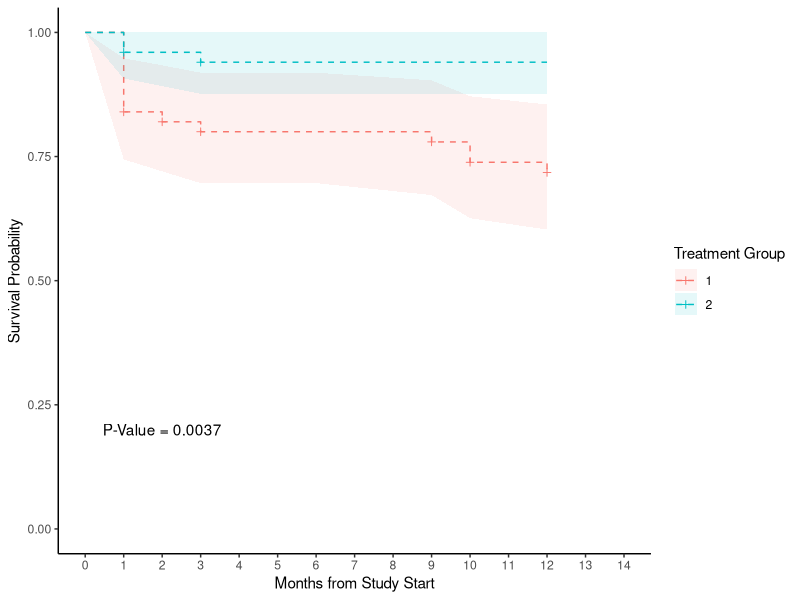

R code for this plot:
## ---- chunk 1
library("dplyr")
library("ggplot2")
library("survival")
## ---- chunk 2
set.seed(4231)
cnsr <- sample(c(0,1,1,1,1),100, replace = TRUE) # Randomly sample 100 observation with 1/5 chance of censored
subid <- 1000:1099
treatn <- c(rep(1,50), rep(2,50))
time <- c(rweibull(n = 50, scale = 100, shape = 0.5),rweibull(n = 50, scale = 600, shape = 0.5))
timetoevent <- data.frame(cnsr, subid, treatn,time)
timetoevent$time <- round(timetoevent$time)
timetoevent$time <- ifelse(timetoevent$time == 0, 1, timetoevent$time)
timetoevent$cnsr <- ifelse(timetoevent$time > 12, 0, timetoevent$cnsr)
timetoevent$time <- ifelse(timetoevent$time > 12, 12, timetoevent$time)
## ---- chunk 3
model <- survfit(Surv(time, cnsr) ~ treatn, data = timetoevent)
inference <- survdiff(Surv(time, cnsr) ~ treatn, data = timetoevent)
grp <- c(rep(1,model$strata[1]) , rep(2,model$strata[2]))
kp_est <- data.frame(model$time,model$surv, grp , model$lower, model$upper)
kp_est$cnsr <- 0
kp_est$cnsr[
  kp_est$model.time %in% unique(timetoevent$time[timetoevent$cnsr == 1 & 
                                                   timetoevent$treatn == 1]) & kp_est$grp == 1] <- 1
kp_est$cnsr[
  kp_est$model.time %in% unique(timetoevent$time[timetoevent$cnsr == 1 & 
                                                   timetoevent$treatn == 2]) & kp_est$grp == 2] <- 1
pvalue <- round(pchisq(inference$chisq, df=1, lower.tail=FALSE),4)
kp_est$cnsrtime <- NA
kp_est$cnsrprob <- NA
kp_est$cnsrtime[kp_est$cnsr == 1] = kp_est$model.time[kp_est$cnsr == 1]
kp_est$cnsrprob[kp_est$cnsr == 1] = kp_est$model.surv[kp_est$cnsr == 1]
kp_est <- rbind(kp_est,c(0,1,1,1,1,0))
kp_est <- rbind(kp_est,c(0,1,2,1,1,0))
kpcnsr <- kp_est %>% filter(cnsr == 1)
kp_est
## ---- chunk 4
ggplot()+geom_step(aes(x = model.time, y = model.surv, color = factor(grp)), data = kp_est, linetype = 2)+
  geom_ribbon(aes(x=model.time, ymin = model.lower, ymax = model.upper, fill = factor(grp)), data = kp_est , alpha = 0.1)+
  scale_x_continuous(limits = c(0, 14), breaks = c(0:14))+scale_y_continuous(limits = c(0, 1))+
  geom_point(aes(x = cnsrtime, y = cnsrprob, color = factor(grp)), data = kpcnsr, shape = 3)+
  annotate("text",x = 2,y = 0.2,label = paste0("P-Value = ",pvalue)) + xlab("Months from Study Start") + ylab("Survival Probability")+labs(fill = "Treatment Group", color = "Treatment Group") + theme_classic()
